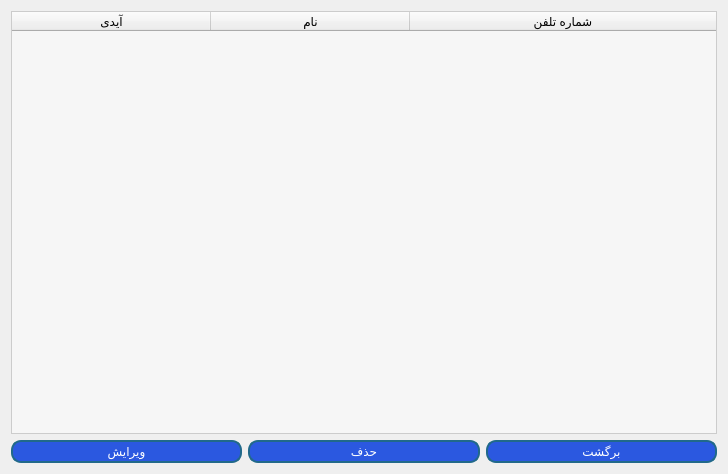
<?xml version="1.0" encoding="UTF-8"?>
<ui version="4.0">
 <class>ShowAllAdmin</class>
 <widget class="QDialog" name="ShowAllAdmin">
  <property name="geometry">
   <rect>
    <x>0</x>
    <y>0</y>
    <width>728</width>
    <height>474</height>
   </rect>
  </property>
  <property name="windowTitle">
   <string>نمایش ادمین ها</string>
  </property>
  <property name="windowIcon">
   <iconset resource="resources.qrc">
    <normaloff>:/img/images/login.png</normaloff>:/img/images/login.png</iconset>
  </property>
  <property name="styleSheet">
   <string notr="true">
QLineEdit{
	border : 1px solid #b0bfae;
	border-radius : 5px;
	background-color : #ebe8e8;
}

QPushButton{
	border-radius: 10px;
	padding : 2px 5px;
	background :#2b58e0;
	border : 2px solid #21698a;
	color : white;
}
QPushButton:hover {
	background-color : #75a0eb ;
}
QToolButton
{
border-radius:10px;
background:red;
color:white;
}


QTableWidget{
selection-background-color: #75a0eb ;
border : 1px solid #ccc;
background-color : #f6f6f6;
alternate-background-color : #e9e9e9;
color : black;
}

</string>
  </property>
  <layout class="QVBoxLayout" name="verticalLayout">
   <item>
    <widget class="QTableWidget" name="tableAdmins">
     <property name="layoutDirection">
      <enum>Qt::LeftToRight</enum>
     </property>
     <property name="frameShape">
      <enum>QFrame::Box</enum>
     </property>
     <property name="frameShadow">
      <enum>QFrame::Sunken</enum>
     </property>
     <property name="lineWidth">
      <number>2</number>
     </property>
     <property name="midLineWidth">
      <number>3</number>
     </property>
     <property name="editTriggers">
      <set>QAbstractItemView::NoEditTriggers</set>
     </property>
     <property name="alternatingRowColors">
      <bool>true</bool>
     </property>
     <property name="showGrid">
      <bool>true</bool>
     </property>
     <property name="gridStyle">
      <enum>Qt::SolidLine</enum>
     </property>
     <property name="sortingEnabled">
      <bool>false</bool>
     </property>
     <property name="wordWrap">
      <bool>true</bool>
     </property>
     <attribute name="horizontalHeaderCascadingSectionResizes">
      <bool>false</bool>
     </attribute>
     <attribute name="horizontalHeaderDefaultSectionSize">
      <number>199</number>
     </attribute>
     <attribute name="horizontalHeaderStretchLastSection">
      <bool>true</bool>
     </attribute>
     <attribute name="verticalHeaderDefaultSectionSize">
      <number>39</number>
     </attribute>
     <column>
      <property name="text">
       <string>آیدی</string>
      </property>
     </column>
     <column>
      <property name="text">
       <string>نام</string>
      </property>
     </column>
     <column>
      <property name="text">
       <string>شماره تلفن</string>
      </property>
     </column>
    </widget>
   </item>
   <item>
    <layout class="QHBoxLayout" name="horizontalLayout">
     <item>
      <widget class="QPushButton" name="edit">
       <property name="text">
        <string>ویرایش</string>
       </property>
      </widget>
     </item>
     <item>
      <widget class="QPushButton" name="delete_2">
       <property name="text">
        <string>حذف</string>
       </property>
      </widget>
     </item>
     <item>
      <widget class="QPushButton" name="back">
       <property name="text">
        <string>برگشت</string>
       </property>
      </widget>
     </item>
    </layout>
   </item>
  </layout>
 </widget>
 <resources>
  <include location="resources.qrc"/>
 </resources>
 <connections/>
</ui>
